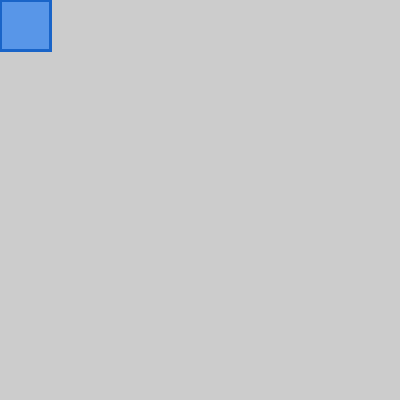
Frame 1 (no input)
Frame 60 (the mouse pressed at the canvas centre just before this capture): identical to frame 1, image omitted
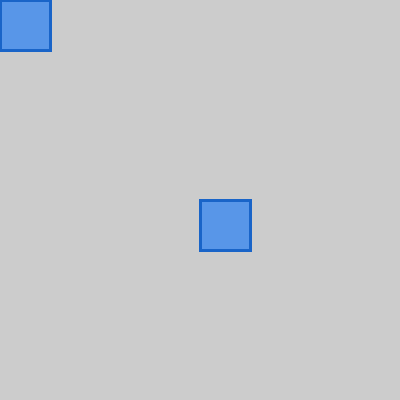
Frame 120 (the mouse held since frame 60 and released just before this capture)

The Processing sketch that drew these frames (run headless with seeded random() and noise(); from frame 60 on, the mouse is pressed at the canvas centre):

// Processing sketch: sketch_190905b
// ── sketch_190905b.pde
// active mode sketch
int q = 1; // declared and given a value to a variable
         // declaring variables up here, outside of setup + draw, makes them global. Think: The Pope, Beyonce, etc

void setup(){
  size(400, 400);
  //background(0);
  frameRate(3);
}

void draw(){

  //background(0);
  fill(#5896E8); // fill(r, g, b, a)  fill(hex, a)
  //rect(width/2, height/2, 50, 50);
  stroke(25, 100, 200);
  strokeWeight(3);
  rect(mouseY, mouseX, 50, 50);
  //q++;  // q = q + 1;
  //fill(0);
  //rect( 250, 250, 25, 25);
  
  // what is written last is on top
  
}
